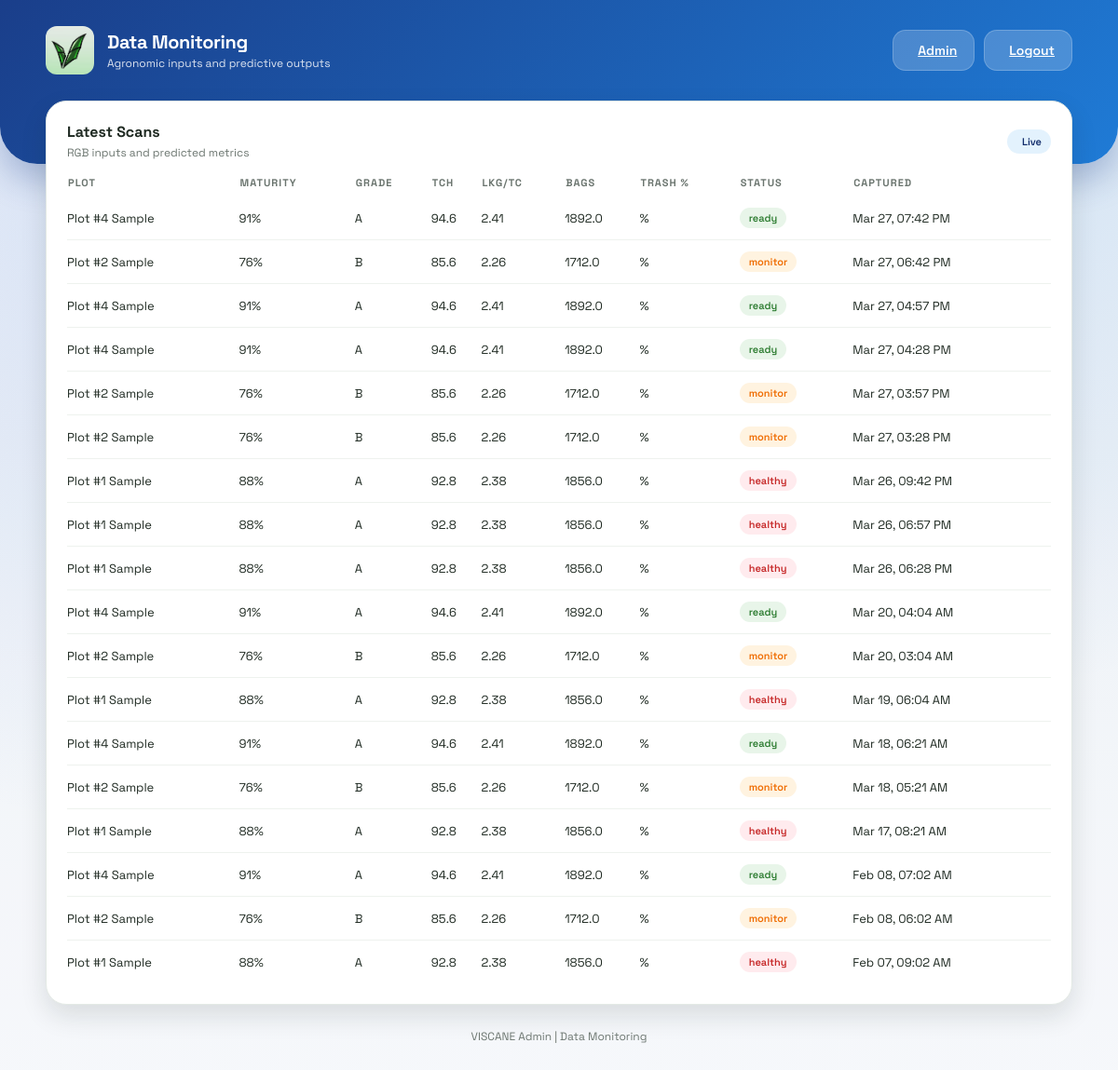
The app's page /admin/monitoring (signed in), older data.
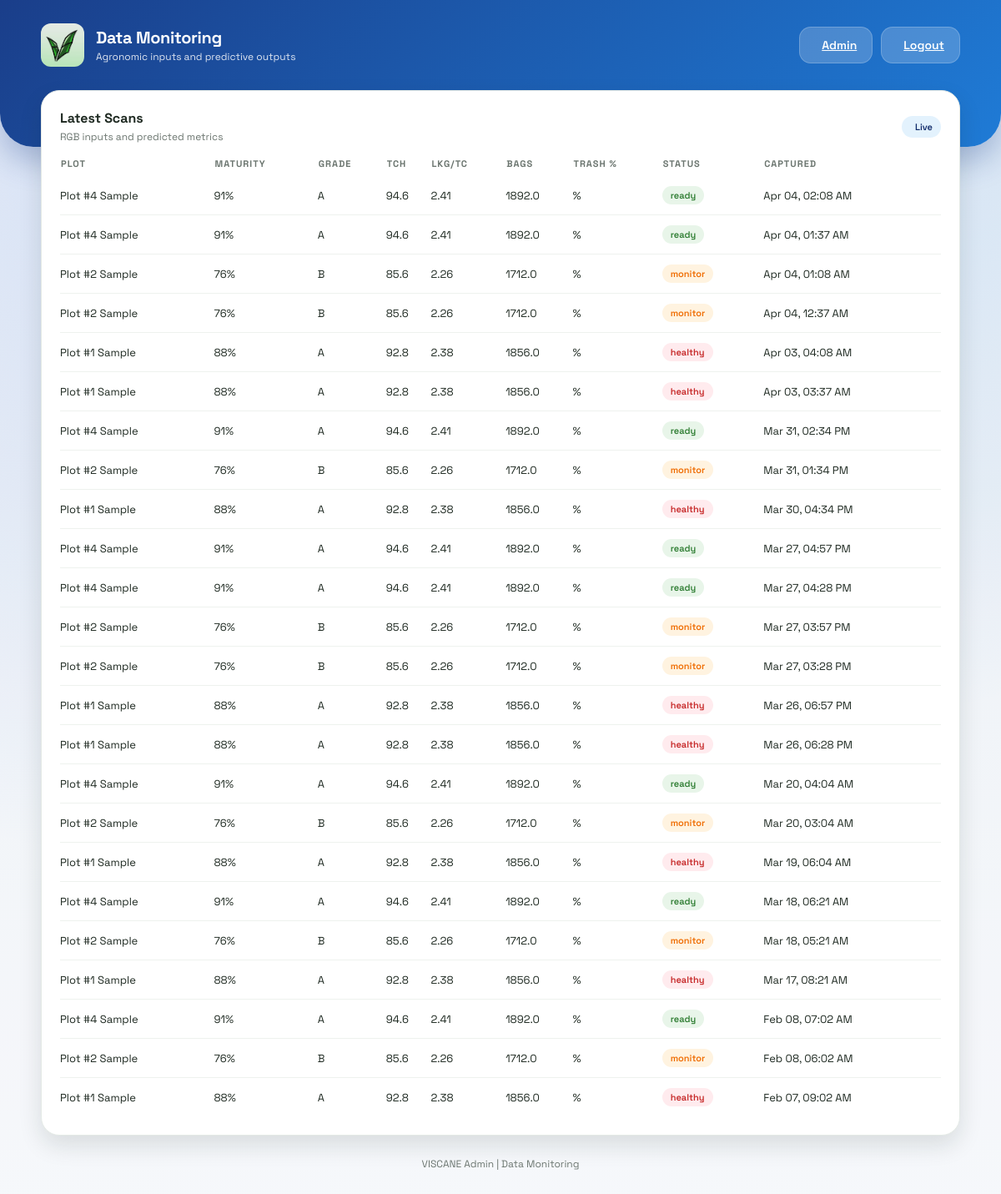
The same page, newer data.
### models.py (models this page shows)
class Scan(db.Model):
    id = db.Column(db.Integer, primary_key=True)
    user_id = db.Column(db.Integer, db.ForeignKey('user.id', ondelete='CASCADE'), nullable=False)
    plot_name = db.Column(db.String(80), nullable=False)
    grade = db.Column(db.String(2), nullable=False)
    maturity_pct = db.Column(db.Integer, nullable=False)
    status = db.Column(db.String(20), nullable=False, default='pending')
    created_at = db.Column(db.DateTime, default=datetime.utcnow, nullable=False)
    user = db.relationship('User', backref=db.backref('scans', lazy=True, cascade='all, delete-orphan'))

### app.py (the view)
@app.route('/admin/monitoring')
@login_required
def admin_monitoring():
    scans = Scan.query.order_by(Scan.created_at.desc()).limit(50).all()
    monitoring_rows = []
    for scan in scans:
        tch, lkg_tc, trash_pct = estimate_scan_metrics(scan)
        bags = round(tch * 20, 2)
        monitoring_rows.append({
            "plot_name": scan.plot_name,
            "grade": scan.grade,
            "maturity_pct": scan.maturity_pct,
            "status": scan.status,
            "tch": tch,
            "lkg_tc": lkg_tc,
            "bags": bags,
            "created_at": scan.created_at
        })
    return render_template('admin_monitoring.html', rows=monitoring_rows, current_admin=get_current_admin())

### app.py (called while the page is built)
def login_required(view):
    @wraps(view)
    def wrapped(*args, **kwargs):
        admin_id = session.get('admin_id')
        if not admin_id:
            return redirect(url_for('admin_login'))
        admin = Admin.query.get(admin_id)
        if not admin or admin.is_archived:
            session.pop('admin_id', None)
            return redirect(url_for('admin_login'))
        return view(*args, **kwargs)
    return wrapped

def get_current_admin():
    admin_id = session.get('admin_id')
    if not admin_id:
        return None
    admin = Admin.query.get(admin_id)
    if not admin or admin.is_archived:
        return None
    return admin

def estimate_scan_metrics(scan):
    maturity = scan.maturity_pct or 0
    estimated_tch = round(40 + (maturity * 0.6), 2)
    estimated_lkg_tc = round(1.5 + (maturity * 0.01), 2)
    estimated_trash_pct = round(max(2, 12 - (maturity * 0.08)), 2)
    return estimated_tch, estimated_lkg_tc, estimated_trash_pct

### templates/admin_monitoring.html (shortened to what this page needs)
<!DOCTYPE html>
<html lang="en">
<head>
    <link rel="stylesheet" href="{{ url_for('static', filename='style.css') }}">
</head>
<body class="admin-layout">
    <header class="dashboard-header">
        <div class="header-content">
            <div class="brand">
                <div class="brand-icon">
                    <img src="{{ url_for('static', filename='logo.jpg') }}" alt="VISCANE Logo" style="width: 100%; height: 100%; object-fit: cover; border-radius: 12px;">
                </div>
                <div>
                    <p class="brand-title">Data Monitoring</p>
                    <p class="brand-subtitle">Agronomic inputs and predictive outputs</p>
                </div>
            </div>
            <div class="header-actions">
                <a class="btn light" href="/admin">
                    Admin
                </a>
                <a class="btn light" href="/admin-logout">
                    Logout
                </a>
            </div>
        </div>
    </header>
    <main class="dashboard-container fade-in">
        <section class="panel">
            <div class="panel-header">
                <div>
                    <h3 class="panel-title">Latest Scans</h3>
                    <p class="panel-subtitle">RGB inputs and predicted metrics</p>
                </div>
                <span class="badge">Live</span>
            </div>
            <table class="data-table">
                <thead>
                    <tr>
                        <th>Plot</th>
                        <th>Maturity</th>
                        <th>Grade</th>
                        <th>TCH</th>
                        <th>LKG/TC</th>
                        <th>Bags</th>
                        <th>Trash %</th>
                        <th>Status</th>
                        <th>Captured</th>
                    </tr>
                </thead>
                <tbody>
                    {% if rows %}
                        {% for row in rows %}
                            <tr>
                                <td>{{ row.plot_name }}</td>
                                <td>{{ row.maturity_pct }}%</td>
                                <td>{{ row.grade }}</td>
                                <td>{{ row.tch }}</td>
                                <td>{{ row.lkg_tc }}</td>
                                <td>{{ row.bags }}</td>
                                <td>{{ row.trash_pct }}%</td>
                                <td>
                                    <span class="tag {% if row.status == 'ready' %}success{% elif row.status == 'monitor' %}warning{% else %}alert{% endif %}">
                                        {{ row.status }}
                                    </span>
                                </td>
                                <td>{{ row.created_at.strftime('%b %d, %I:%M %p') }}</td>
                            </tr>
                        {% endfor %}
                    {% else %}
                        <tr>
                            <td colspan="9">No scan data available.</td>
                        </tr>
                    {% endif %}
                </tbody>
            </table>
        </section>
        <div class="footer-link">VISCANE Admin | Data Monitoring</div>
    </main>
</body>
</html>

### static/style.css (style rules this page uses)
:root { --glass-bg: rgba(255, 255, 255, 0.15); --glass-border: rgba(255, 255, 255, 0.2); --primary-green: #43A047; --neutral-0: #ffffff; --neutral-50: #f6f8f5; --neutral-100: #eef2ee; --neutral-200: #e3e9e5; --neutral-500: #6b756f; --neutral-900: #1f2a22; --radius-lg: 22px; --radius-md: 16px; --shadow-md: 0 12px 28px rgba(19, 32, 24, 0.12); --shadow-lg: 0 18px 45px rgba(19, 32, 24, 0.18); }
* { box-sizing: border-box; }
body { margin: 0; font-family: "Space Grotesk", sans-serif; background-image: linear-gradient(rgba(0,0,0,0.5), rgba(0,0,0,0.5)), url('background.png'); background-size: cover; background-position: center; background-attachment: fixed; display: flex; justify-content: center; align-items: center; min-height: 100vh; color: white; }
.fade-in { animation: slideUp 0.6s ease-out forwards; }
body.farmer-layout, body.admin-layout { display: block; min-height: 100vh; background-image: none; background-color: var(--neutral-50); color: var(--neutral-900); overflow-x: hidden; padding: 0; }
body.admin-layout { --accent: #1E5BBF; --accent-soft: #E3F2FD; --accent-strong: #102B6A; --header-gradient: linear-gradient(135deg, #1A3E8A, #1F7BD6); --header-shadow: 0 18px 35px rgba(26, 62, 138, 0.28); }
.dashboard-header { background: var(--header-gradient); color: white; padding: 28px 0 96px; border-radius: 0 0 40px 40px; box-shadow: var(--header-shadow); position: relative; z-index: 2; }
.header-content { max-width: 1150px; margin: 0 auto; padding: 0 24px; display: flex; justify-content: space-between; align-items: center; gap: 20px; flex-wrap: wrap; }
.brand { display: flex; align-items: center; gap: 14px; }
.brand-icon { width: 52px; height: 52px; border-radius: 16px; display: grid; place-items: center; background: rgba(255, 255, 255, 0.18); backdrop-filter: blur(8px); font-size: 26px; }
.brand-title { margin: 0; font-size: 20px; font-weight: 700; letter-spacing: -0.4px; }
.brand-subtitle { margin: 2px 0 0; font-size: 12px; opacity: 0.85; }
.header-actions { display: flex; align-items: center; gap: 10px; flex-wrap: wrap; }
.dashboard-container { max-width: 1150px; margin: -68px auto 0; padding: 0 24px 60px; position: relative; z-index: 2; }
.btn { border: none; border-radius: 14px; padding: 12px 18px; font-weight: 600; font-size: 14px; cursor: pointer; display: inline-flex; align-items: center; gap: 8px; transition: transform 0.2s ease, box-shadow 0.2s ease, background 0.2s ease; }
.btn.light { background: rgba(255,255,255,0.2); color: white; border: 1px solid rgba(255,255,255,0.2); }
.panel { background: var(--neutral-0); border-radius: var(--radius-lg); padding: 22px; border: 1px solid var(--neutral-200); box-shadow: var(--shadow-md); }
.panel-header { display: flex; justify-content: space-between; align-items: center; gap: 12px; margin-bottom: 16px; }
.panel-title { margin: 0; font-size: 16px; color: var(--neutral-900); }
.panel-subtitle { margin: 4px 0 0; font-size: 12px; color: var(--neutral-500); }
.badge { display: inline-flex; align-items: center; gap: 6px; padding: 6px 10px; border-radius: 999px; background: var(--accent-soft); color: var(--accent-strong); font-size: 11px; font-weight: 600; }
.data-table { width: 100%; border-collapse: collapse; font-size: 13px; }
.data-table th { text-align: left; color: var(--neutral-500); font-size: 11px; text-transform: uppercase; letter-spacing: 1px; padding-bottom: 8px; }
.data-table td { padding: 12px 0; border-bottom: 1px solid var(--neutral-100); }
.data-table tr:last-child td { border-bottom: none; }
.tag { display: inline-flex; align-items: center; gap: 6px; padding: 4px 10px; border-radius: 12px; font-size: 11px; font-weight: 600; background: var(--neutral-100); color: var(--neutral-500); border: none; cursor: pointer; text-decoration: none; white-space: nowrap; }
.tag.success { background: #E8F5E9; color: #2E7D32; }
.tag.warning { background: #FFF3E0; color: #EF6C00; }
.tag.alert { background: #FFEBEE; color: #C62828; }
.footer-link { margin-top: 26px; text-align: center; font-size: 12px; color: var(--neutral-500); }

Row changes from the older to the newer data that the page shows:
added Scan: plot_name "Plot #4 Sample", maturity_pct "91", grade "A", tch "94.6", lkg_tc "2.41", bags "1892.0", status "ready", created_at "Apr 04, 02:08 AM"
added Scan: plot_name "Plot #4 Sample", maturity_pct "91", grade "A", tch "94.6", lkg_tc "2.41", bags "1892.0", status "ready", created_at "Apr 04, 01:37 AM"
added Scan: plot_name "Plot #2 Sample", maturity_pct "76", grade "B", tch "85.6", lkg_tc "2.26", bags "1712.0", status "monitor", created_at "Apr 04, 01:08 AM"
added Scan: plot_name "Plot #2 Sample", maturity_pct "76", grade "B", tch "85.6", lkg_tc "2.26", bags "1712.0", status "monitor", created_at "Apr 04, 12:37 AM"
added Scan: plot_name "Plot #1 Sample", maturity_pct "88", grade "A", tch "92.8", lkg_tc "2.38", bags "1856.0", status "healthy", created_at "Apr 03, 04:08 AM"
added Scan: plot_name "Plot #1 Sample", maturity_pct "88", grade "A", tch "92.8", lkg_tc "2.38", bags "1856.0", status "healthy", created_at "Apr 03, 03:37 AM"
changed Scan: created_at "Mar 27, 07:42 PM" → "Mar 31, 02:34 PM"
changed Scan: created_at "Mar 27, 06:42 PM" → "Mar 31, 01:34 PM"
changed Scan: created_at "Mar 26, 09:42 PM" → "Mar 30, 04:34 PM"; moves up the list
